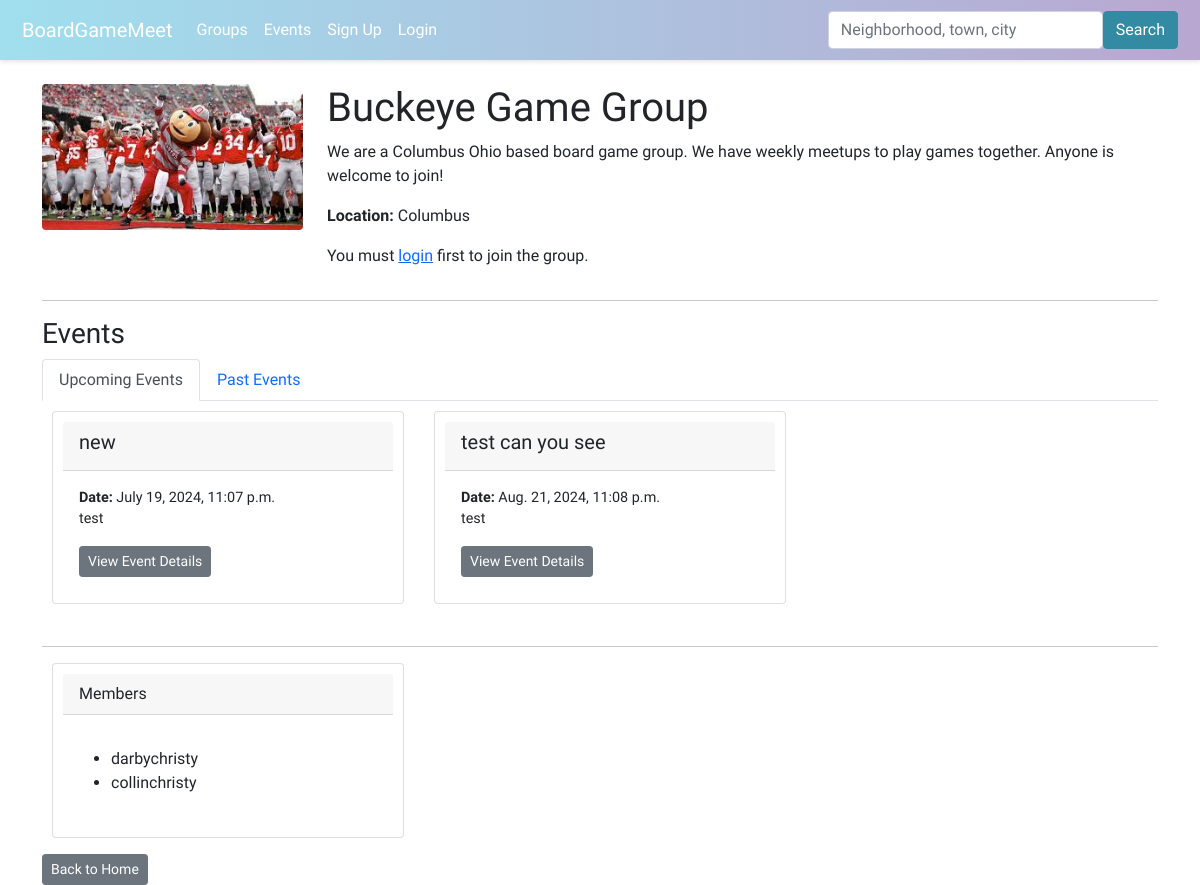
The app's page /group/buckeye-game-group-2/ with its own data.
### boardgame/models.py (models this page shows, shortened)
class Group(models.Model):
    name = models.CharField(max_length=100)
    description = models.TextField()
    members = models.ManyToManyField(User, through='GroupMembers')
    slug = models.SlugField(unique=True)
    group_image = models.ImageField(upload_to='group_images/', null=True, blank=True)
    categories = models.ManyToManyField(Category, related_name='groups')
    tags = models.ManyToManyField(Tag, related_name='groups')

class GroupLocation(models.Model):
    group = models.OneToOneField('Group', on_delete=models.CASCADE)
    city = models.CharField(max_length=100)
    sublocality = models.CharField(max_length=100, blank=True)  # neighborhoods or sublocalities
    state = models.CharField(max_length=100, blank=True)
    postcode = models.CharField(max_length=20, blank=True)
    country = models.CharField(max_length=100)
    latitude = models.DecimalField(max_digits=9, decimal_places=6, blank=True, null=True)
    longitude = models.DecimalField(max_digits=9, decimal_places=6, blank=True, null=True)

class Event(models.Model):
    group = models.ForeignKey(Group, on_delete=models.CASCADE)
    title = models.CharField(max_length=100)
    description = models.TextField()
    date_time = models.DateTimeField()
    attendees = models.ManyToManyField(User, through='EventAttendance')
    event_image = models.ImageField(upload_to='event_images/', null=True, blank=True)
    categories = models.ManyToManyField(Category, related_name='events')
    tags = models.ManyToManyField(Tag, related_name='events')

### boardgame/views.py (the view, shortened to what this page needs)
# urls.py: path('group/<slug:group_slug>/', views.group_profile, name='group_profile'),
def group_profile(request, group_slug):
    group = get_object_or_404(Group, slug=group_slug)
    members = group.members.all()
    is_member = False
    is_admin = False
    if request.user.is_authenticated:
        is_member = members.filter(id=request.user.id).exists()
        is_admin = GroupMembers.objects.filter(user=request.user, group=group, is_admin=True).exists()
    now = datetime.now()
    upcoming_events = Event.objects.filter(group=group, date_time__gte=now).order_by('date_time')
    past_events = Event.objects.filter(group=group, date_time__lt=now).order_by('-date_time')
    group_location = GroupLocation.objects.filter(group=group).first()
    context = {
        'group': group,
        'group_location': group_location,
        'is_admin': is_admin,
        'upcoming_events': upcoming_events,
        'past_events': past_events,
        'members': members,
        'is_member': is_member,
    }
    return render(request, 'boardgame/group_profile.html', context)

### boardgame/templates/boardgame/group_profile.html (shortened to what this page needs)
{% extends 'boardgame/base.html' %}
{% load static %}
{% block content %}
<div class="row">
    <div class="col-md-3">
        {% if group.group_image %}
        <img src="{{ group.group_image.url }}" class="profile-image img-fluid rounded">
        {% else %}
        <img src="{% static 'boardgame/images/group_profile_default.jpg' %}" class="profile-image img-fluid rounded">
        {% endif %}
    </div>
    <div class="col-md-9">
        <h1>{{ group.name }}</h1>
        <p>{{ group.description }}</p>
        {% if group_location %}
        <p><strong>Location:</strong> {{ group_location.city }}</p>
        {% else %}
        <p><strong>Location:</strong> Not specified</p>
        {% endif %}
        {% if user.is_authenticated %}
        <form method="POST" action="">
            {% csrf_token %}
            {% if is_member %}
            <button type="submit" class="btn btn-secondary btn-sm mb-2" name="leave">Leave Group</button>
            {% else %}
            <button type="submit" class="btn btn-secondary btn-sm mb-2" name="join">Join Group</button>
            {% endif %}
        </form>
        {% else %}
        <p>You must <a href="{% url 'login' %}">login</a> first to join the group.</p>
        {% endif %}
    </div>
</div>
<hr>
<h3>Events</h3>
<ul class="nav nav-tabs" id="eventTabs" role="tablist">
    <li class="nav-item" role="presentation">
        <a class="nav-link active" id="upcoming-events-tab" data-bs-toggle="tab" href="#upcoming-events" role="tab" aria-controls="upcoming-events" aria-selected="true">Upcoming Events</a>
    </li>
    <li class="nav-item" role="presentation">
        <a class="nav-link" id="past-events-tab" data-bs-toggle="tab" href="#past-events" role="tab" aria-controls="past-events" aria-selected="false">Past Events</a>
    </li>
</ul>
<div class="tab-content" id="eventTabsContent">
    <div class="tab-pane fade show active" id="upcoming-events" role="tabpanel" aria-labelledby="upcoming-events-tab">
        <div class="event-container">
            {% for event in upcoming_events %}
            <div class="col-md-4 mb-3">
                <div class="card">
                    <div class="card-header">
                        <h5>{{ event.title }}</h5>
                    </div>
                    <div class="card-body">
                        <p class="card-text">
                            <strong>Date:</strong> {{ event.date_time }}<br>
                            {{ event.description }}
                        </p>
                        <a href="{% url 'event_details' event.id %}" class="btn btn-secondary btn-sm">View Event Details</a>
                    </div>
                </div>
            </div>
            {% endfor %}
        </div>
    </div>
</div>
<hr>
<div class="col-md-4 mb-3">
    <div class="card">
        <div class="card-header">
            Members
        </div>
        <div class="card-body">
            <p class="card-text">
            <ul>
                {% for member in members %}
                <li>{{ member.username }}</li>
                {% endfor %}
            </ul>
            </p>
        </div>
    </div>
</div>
<div class="mt-3">
    <a href="{% url 'home' %}" class="btn btn-secondary btn-sm">Back to Home</a>
</div>
{% endblock %}

### boardgame/static/boardgame/style.css (style rules this page uses)
.profile-image { max-width: 300px; max-height: 200px; width: auto; height: auto; }
.card { padding: 10px; margin: 10px; }
.card-body p { font-size: 0.9rem; }
.btn-sm { font-size: 0.8rem; padding: 5px 10px; }

### boardgame/templates/boardgame/base.html (style rules this page uses)
body { font-family: 'Varela Round', sans-serif; }

### boardgame/templates/boardgame/group_profile.html (style rules this page uses)
.event-container { display: flex; overflow-x: auto; }
.event-container .col-md-4 { flex: 0 0 auto; margin-right: 10px; }

### records on screen
Group: group_image (picture), name "Buckeye Game Group", description "We are a Columbus Ohio based board game group. We have weekly meetups to play games together. Anyone is welcome to join!"
GroupLocation: city "Columbus"
Event: title "new", date_time "July 19, 2024, 11:07 p.m.", description "test"
Event: title "test can you see", date_time "Aug. 21, 2024, 11:08 p.m.", description "test"

### other values on screen
{{ member.username }} "darbychristy"
{{ member.username }} "collinchristy"
